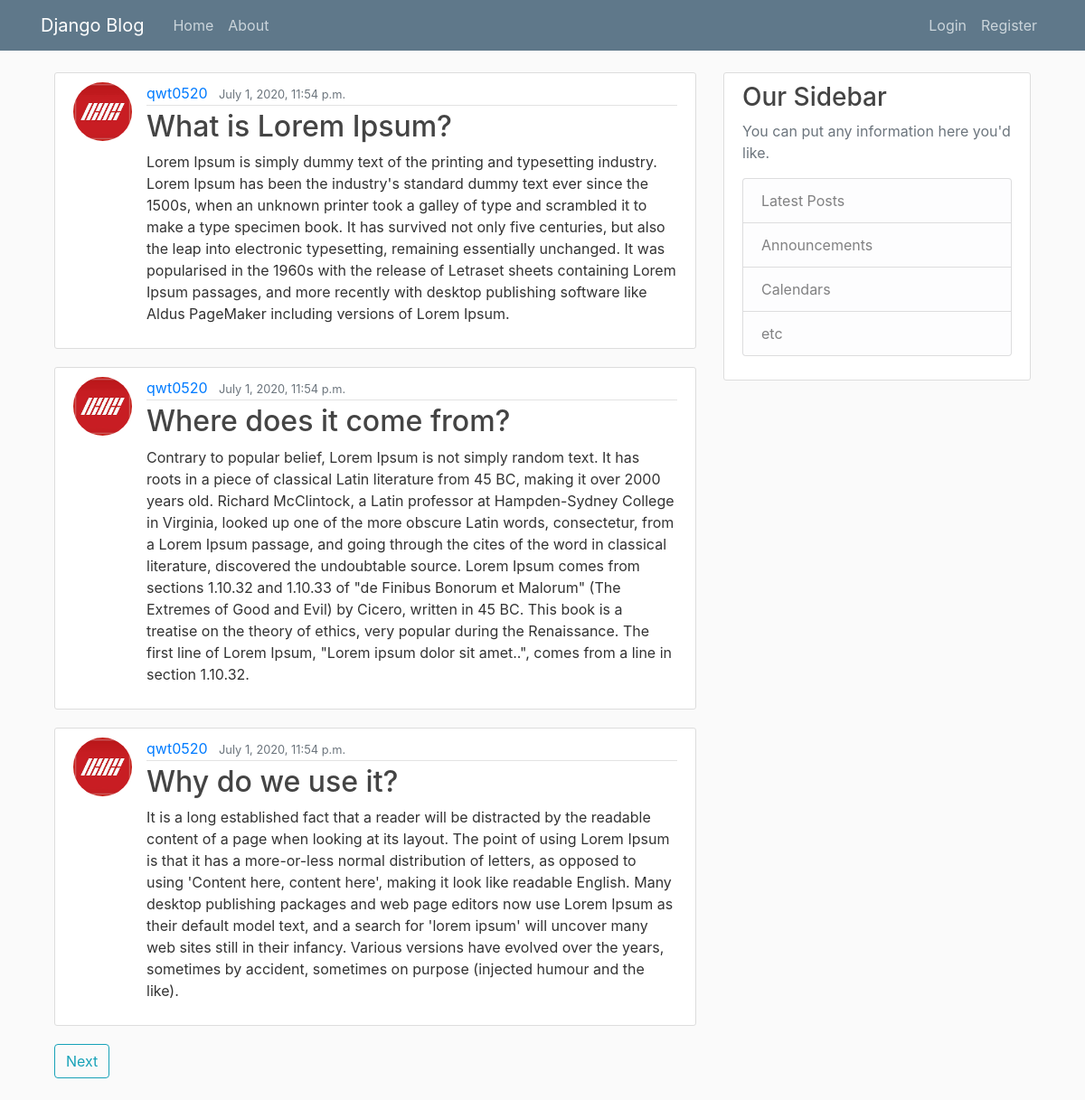
/, run on an earlier commit of the app's database.
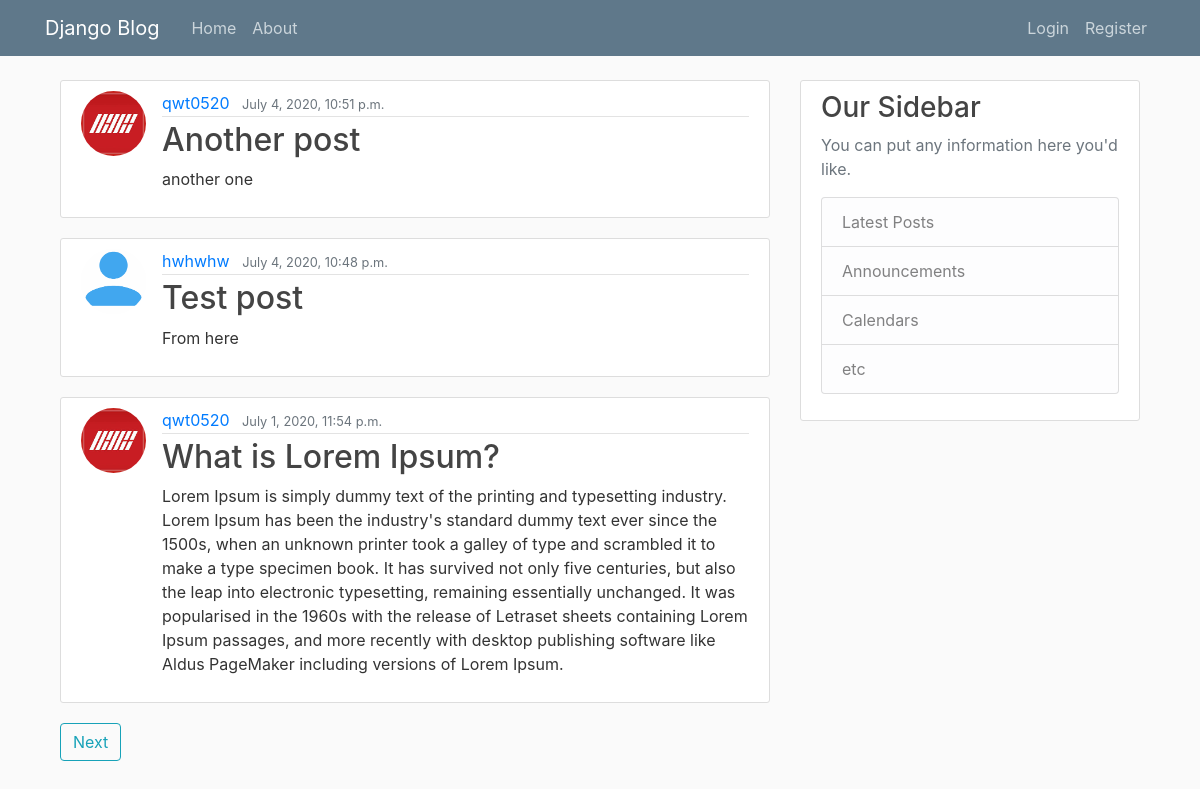
And on a later commit of the database.
### blog/models.py (models this page shows, shortened)
class Post(models.Model):
    title = models.CharField(max_length=100)
    content = models.TextField()
    date_posted = models.DateTimeField(default=timezone.now())
    author = models.ForeignKey(User, on_delete=models.CASCADE)

### Users/models.py (models this page shows, shortened)
class Profile(models.Model):
    user = models.OneToOneField(User, on_delete=models.CASCADE)
    image = models.ImageField(default='default.jpg', upload_to='profile_pics')

### blog/views.py (the view)
# urls.py: path('', PostListView.as_view(), name = 'blog-home'),
class PostListView(ListView):
    model = Post
    template_name = 'blog/home.html'
    context_object_name = 'posts'
    ordering = ['-date_posted']
    paginate_by = 3

### blog/templates/blog/home.html (shortened to what this page needs)
{% extends "blog/base.html" %}
{% block content %}
    {% for post in posts %}
        <article class="media content-section">
            <img class = "rounded-circle article-img" src="{{ post.author.profile.image.url }}">
            <div class="media-body">
                <div class="article-metadata">
                    <a class="mr-2" href="#">{{ post.author }}</a>
                    <small class="text-muted">{{ post.date_posted }}</small>
                </div>
                <h2><a class="article-title" href="{% url 'post-detail' post.id %}">{{ post.title }}</a></h2>
                <p class="article-content">{{ post.content }}</p>
            </div>
        </article>
    {% endfor %}
    {% if page_obj.has_next %}
        <a class="btn btn-outline-info mb-4" href="?page={{ page_obj.next_page_number }}">Next</a>
    {% endif %}
{% endblock content %}

What changed in the data, as far as the page shows it:
no longer on this page (row unchanged): Post: author.profile.image (picture), author "qwt0520", date_posted "July 1, 2020, 11:54 p.m.", title "Where does it come from?", content "Contrary to popular belief, Lorem Ipsum is not simply random text. It has roots in a piece of classical Latin literature from 45 BC, making it over 2000 years old. Richard McClintock, a Latin professor at Hampden-Sydney College in Virginia, looked up one of the more obscure Latin words, consectetur, from a Lorem Ipsum passage, and going through the cites of the word in classical literature, discovered the undoubtable source. Lorem Ipsum comes from sections 1.10.32 and 1.10.33 of \"de Finibus Bonorum et Malorum\" (The Extremes of Good and Evil) by Cicero, written in 45 BC. This book is a treatise on the theory of ethics, very popular during the Renaissance. The first line of Lorem Ipsum,…"
no longer on this page (row unchanged): Post: author.profile.image (picture), author "qwt0520", date_posted "July 1, 2020, 11:54 p.m.", title "Why do we use it?", content "It is a long established fact that a reader will be distracted by the readable content of a page when looking at its layout. The point of using Lorem Ipsum is that it has a more-or-less normal distribution of letters, as opposed to using 'Content here, content here', making it look like readable English. Many desktop publishing packages and web page editors now use Lorem Ipsum as their default model text, and a search for 'lorem ipsum' will uncover many web sites still in their infancy. Various versions have evolved over the years, sometimes by accident, sometimes on purpose (injected humour and the like)."
added Post: author.profile.image (picture), author "qwt0520", date_posted "July 4, 2020, 10:51 p.m.", title "Another post", content "another one"
added Post: author.profile.image (placeholder picture), author "hwhwhw", date_posted "July 4, 2020, 10:48 p.m.", title "Test post", content "From here"
